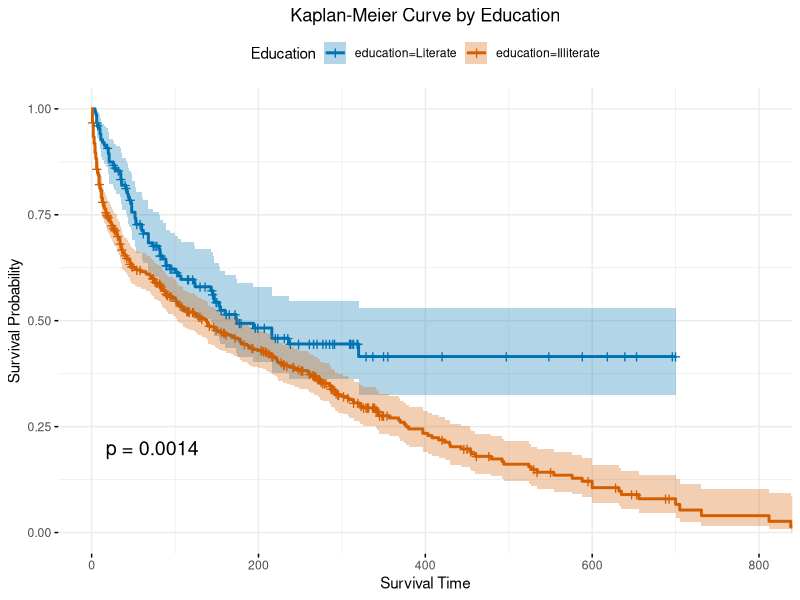
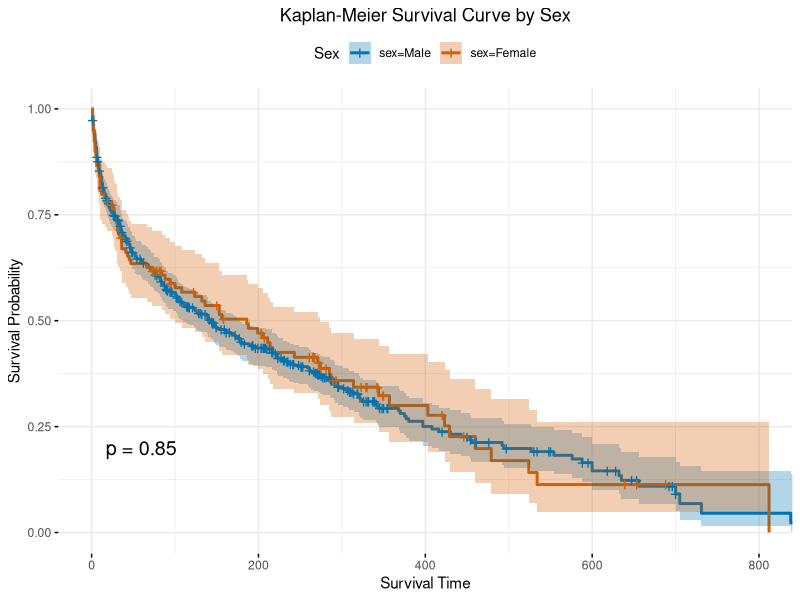
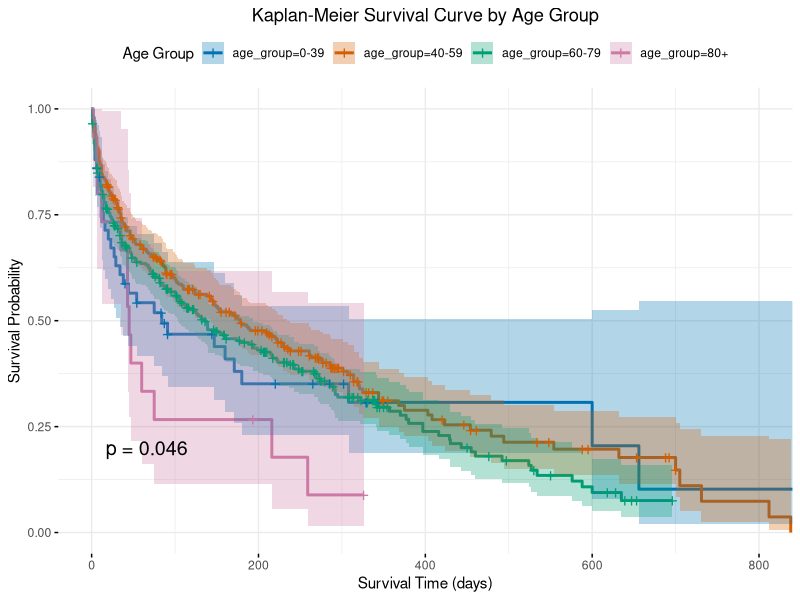
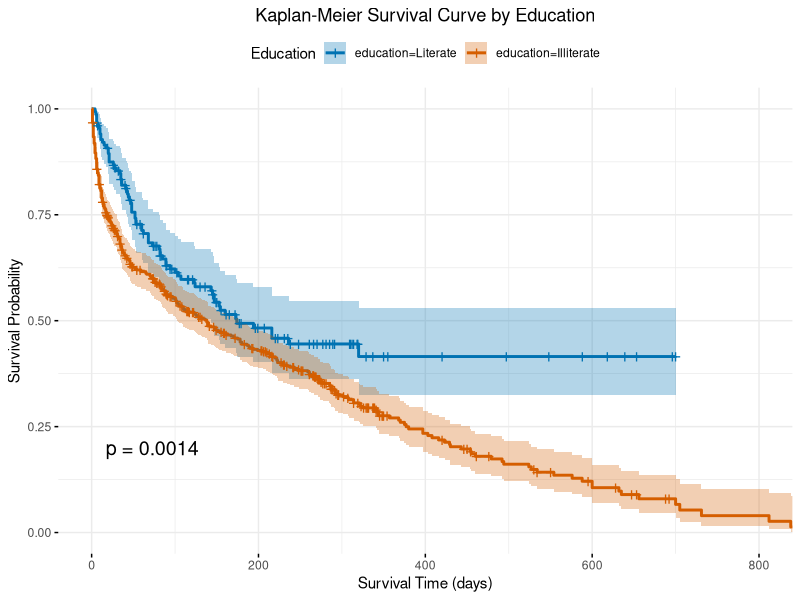
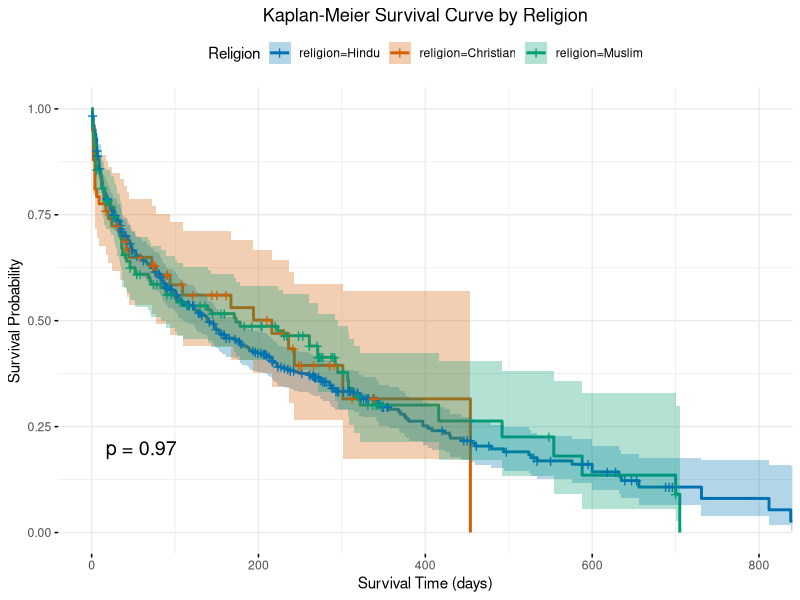
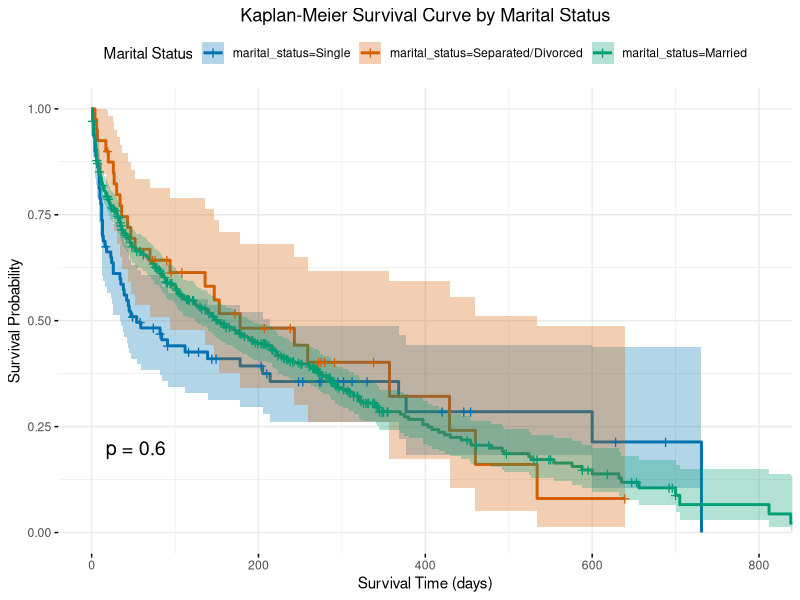
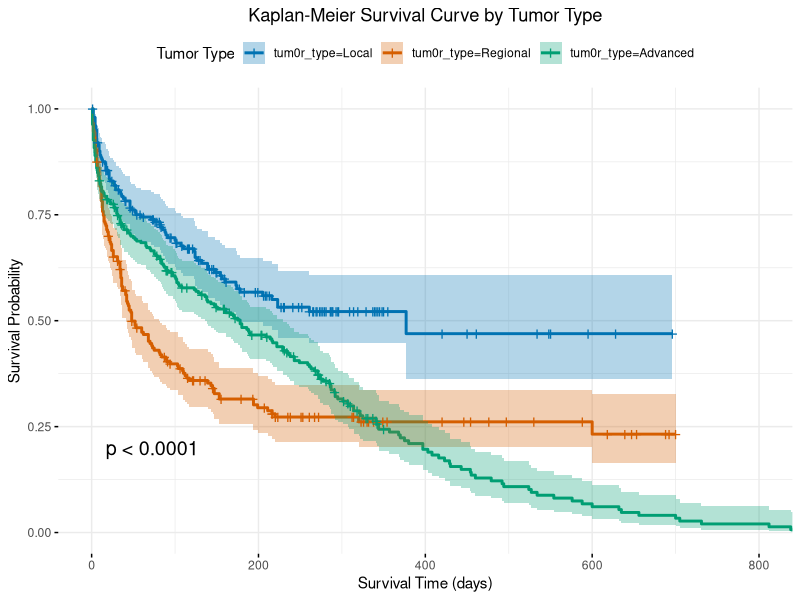
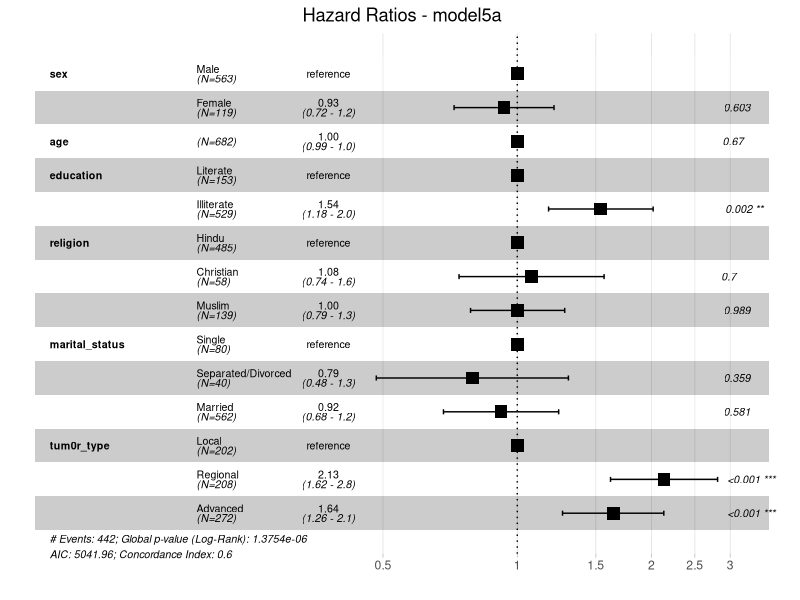

These figures' R source, in order:
# 1. Load Required Libraries -----------------------------------
library(survival)    # Survival analysis functions
library(dplyr)       # Data manipulation and summarization
library(car)         # For Anova tests
library(survminer)   # For Kaplan-Meier and forest plots

# 2. Load Data -------------------------------------------------
setwd("/Users/sushmavuppala/Desktop/PROJECTS/survival_analysis")
mydata <- read.csv("data/bombay_lung_cancer.csv")
str(mydata) 

# 3. Data Preparation -------------------------------------------
mydata$sex <- factor(mydata$sex, levels = c(1, 2), labels = c("Male", "Female"))
mydata$education <- factor(mydata$education, levels = c(1, 2), labels = c("Literate", "Illiterate"))
mydata$religion <- factor(mydata$religion, levels = c(1, 2, 3), labels = c("Hindu", "Christian", "Muslim"))
mydata$marital_status <- factor(mydata$marital_status, levels = c(1, 2, 3), labels = c("Single", "Separated/Divorced", "Married"))
mydata$tum0r_type <- factor(mydata$tum0r_type, levels = c(1, 2, 3), labels = c("Local", "Regional", "Advanced"))

mydata$event <- 1 - mydata$censored  # Event indicator


# 4. Descriptive Statistics -------------------------------------

# 4.1 Continuous variables (surv_time, age)
continuous_summary <- mydata %>%
  summarize(
    n_surv_time = sum(!is.na(surv_time)),
    nmiss_surv_time = sum(is.na(surv_time)),
    Median_surv_time = median(surv_time, na.rm = TRUE),
    p25_surv_time = quantile(surv_time, 0.25, na.rm = TRUE),
    p75_surv_time = quantile(surv_time, 0.75, na.rm = TRUE),
    Min_surv_time = min(surv_time, na.rm = TRUE),
    Max_surv_time = max(surv_time, na.rm = TRUE),
    n_age = sum(!is.na(age)),
    nmiss_age = sum(is.na(age)),
    Median_age = median(age, na.rm = TRUE),
    p25_age = quantile(age, 0.25, na.rm = TRUE),
    p75_age = quantile(age, 0.75, na.rm = TRUE),
    Min_age = min(age, na.rm = TRUE),
    Max_age = max(age, na.rm = TRUE)
  )
print(continuous_summary)

# 4.2 Categorical variables
categorical_summary <- mydata %>%
  summarize(
    sex_freq = list(table(sex)),
    sex_prop = list(prop.table(table(sex))),
    education_freq = list(table(education)),
    education_prop = list(prop.table(table(education))),
    religion_freq = list(table(religion)),
    religion_prop = list(prop.table(table(religion))),
    marital_status_freq = list(table(marital_status)),
    marital_status_prop = list(prop.table(table(marital_status))),
    tum0r_type_freq = list(table(tum0r_type)),
    tum0r_type_prop = list(prop.table(table(tum0r_type))),
    censored_freq = list(table(censored)),
    censored_prop = list(prop.table(table(censored)))
  )
print(categorical_summary)

# 4.3 Continuous variables summarized by categorical variables
summary_by_group <- function(data, group_var) {
  data %>%
    group_by({{group_var}}) %>%
    summarize(
      n_surv_time = sum(!is.na(surv_time)),
      nmiss_surv_time = sum(is.na(surv_time)),
      Median_surv_time = median(surv_time, na.rm = TRUE),
      p25_surv_time = quantile(surv_time, 0.25, na.rm = TRUE),
      p75_surv_time = quantile(surv_time, 0.75, na.rm = TRUE),
      Min_surv_time = min(surv_time, na.rm = TRUE),
      Max_surv_time = max(surv_time, na.rm = TRUE),
      n_age = sum(!is.na(age)),
      nmiss_age = sum(is.na(age)),
      Median_age = median(age, na.rm = TRUE),
      p25_age = quantile(age, 0.25, na.rm = TRUE),
      p75_age = quantile(age, 0.75, na.rm = TRUE),
      Min_age = min(age, na.rm = TRUE),
      Max_age = max(age, na.rm = TRUE)
    )
}

sex_summary <- summary_by_group(mydata, sex)
education_summary <- summary_by_group(mydata, education)
religion_summary <- summary_by_group(mydata, religion)
marital_status_summary <- summary_by_group(mydata, marital_status)
tum0r_type_summary <- summary_by_group(mydata, tum0r_type)
censored_summary <- summary_by_group(mydata, censored)

print(sex_summary)
print(education_summary)
print(religion_summary)
print(marital_status_summary)
print(tum0r_type_summary)
print(censored_summary)

# Create output directories 
if (!dir.exists("output")) dir.create("output")

# Tables
if (!dir.exists("output/tables")) dir.create("output/tables")
if (!dir.exists("output/tables/summary")) dir.create("output/tables/summary")
if (!dir.exists("output/tables/anova")) dir.create("output/tables/anova")
if (!dir.exists("output/tables/PH_tests")) dir.create("output/tables/PH_tests")

# Plots
if (!dir.exists("output/plots")) dir.create("output/plots")
if (!dir.exists("output/plots/KM")) dir.create("output/plots/KM")
if (!dir.exists("output/plots/Forest")) dir.create("output/plots/Forest")
if (!dir.exists("output/plots/PH")) dir.create("output/plots/PH")

# 5. Cox Proportional Hazards Model and Kaplan-Meier Plots -------

# 5.1 Cox model with education only
model1 <- coxph(Surv(surv_time, event) ~ education, ties = "breslow", data = mydata)
capture.output(summary(model1), file = "output/tables/summary/model1_education_summary.txt")
capture.output(round(Anova(model1, type = 3), 4), file = "output/tables/anova/model1_education_Anova.txt")

# Kaplan-Meier curve by education
km1 <- survfit(Surv(surv_time, event) ~ education, data = mydata)

plot1 <- ggsurvplot(
  km1,
  data = mydata,
  pval = TRUE,
  conf.int = TRUE,
  title = "Kaplan-Meier Curve by Education",
  xlab = "Survival Time",
  ylab = "Survival Probability",
  legend.title = "Education",
  palette = c("#0072B2", "#D55E00"),   # Nice clean colors
  ggtheme = theme_minimal() +
    theme(plot.title = element_text(hjust = 0.5))  # Center title
)

print(plot1)
ggsave("output/plots/KM/KM_plot_education.png", plot = plot1$plot, width = 7, height = 5)

# PH test
ph_test1 <- cox.zph(model1)
capture.output(ph_test1, file = "output/tables/PH_tests/PH_test_model1.txt")
png("output/plots/PH/PH_Schoenfeld_residuals_model1.png", width = 800, height = 600)
plot(ph_test1)
dev.off()

# 5.2 Time-dependent covariate Cox model for education
cut.points <- unique(mydata$surv_time[mydata$event == 1])
mydata2 <- survSplit(data = mydata, cut = cut.points, end = "surv_time", start = "start_time", event = "event")
mydata2$education_num <- as.numeric(mydata2$education)
mydata2$x2 <- mydata2$education_num * mydata2$start_time
mydata2$x3 <- mydata2$education_num * mydata2$surv_time

model2 <- coxph(Surv(start_time, surv_time, event) ~ education + x2 + x3, data = mydata2)
capture.output(summary(model2), file = "output/tables/summary/model2_time_dependent_summary.txt")
capture.output(round(Anova(model2, type = 3), 4), file = "output/tables/anova/model2_time_dependent_Anova.txt")


# PH test
ph_test2 <- cox.zph(model2)
capture.output(ph_test2, file = "output/tables/PH_tests/PH_test_model2.txt")
png("output/plots/PH/PH_Schoenfeld_residuals_model2.png", width = 800, height = 600)
plot(ph_test2)
dev.off()


# 6. Univariate Cox models for all variables  ------------------

mydata$event <- 1 - mydata$censored

#I. Sex
# Cox model for sex
model_sex <- coxph(Surv(surv_time, event) ~ sex, ties = "breslow", data = mydata)
capture.output(summary(model_sex), file = "output/tables/summary/cox_summary_sex.txt")
capture.output(round(Anova(model_sex, type = 3), 4), file = "output/tables/anova/cox_anova_sex.txt")

# KM plot for sex
km_sex <- survfit(Surv(surv_time, event) ~ sex, data = mydata)
p_sex <- ggsurvplot(
  km_sex,
  data = mydata,
  pval = TRUE,
  conf.int = TRUE,
  xlab = "Survival Time",
  ylab = "Survival Probability",
  title = "Kaplan-Meier Survival Curve by Sex",
  legend.title = "Sex",
  palette = c("#0072B2", "#D55E00"),   
  ggtheme = theme_minimal() + theme(plot.title = element_text(hjust = 0.5)) 
)

print(p_sex)
ggsave("output/plots/KM/KM_plot_sex.png", plot = p_sex$plot, width = 7, height = 5)



#II. Age
# Cox model
model_age <- coxph(Surv(surv_time, event) ~ age, data = mydata)
capture.output(summary(model_age), file = "output/tables/summary/cox_summary_age.txt")
capture.output(round(Anova(model_age, type = 3), 4), file = "output/tables/anova/cox_anova_age.txt")

# KM plot by age group
mydata$age_group <- cut(mydata$age, breaks = c(0,40,60,80,100), right = FALSE,
                        labels = c("0-39", "40-59", "60-79", "80+"))
km_age <- survfit(Surv(surv_time, event) ~ age_group, data = mydata)
p_age <- ggsurvplot(
  km_age,
  data = mydata,
  pval = TRUE,
  conf.int = TRUE,
  xlab = "Survival Time (days)",
  ylab = "Survival Probability",
  title = "Kaplan-Meier Survival Curve by Age Group",
  legend.title = "Age Group",
  palette = c("#0072B2", "#D55E00", "#009E73", "#CC79A7"),
  ggtheme = theme_minimal() + theme(plot.title = element_text(hjust = 0.5))
)
print(p_age)
ggsave("output/plots/KM/KM_plot_age.png", plot = p_age$plot, width = 7, height = 5)


#III. Education 
# Cox model for education
model_education <- coxph(Surv(surv_time, event) ~ education, data = mydata)
capture.output(summary(model_education), file = "output/tables/summary/cox_summary_education.txt")
capture.output(round(Anova(model_education, type = 3), 4), file = "output/tables/anova/cox_anova_education.txt")

# KM plot by education
km_education <- survfit(Surv(surv_time, event) ~ education, data = mydata)
p_education <- ggsurvplot(
  km_education,
  data = mydata,
  pval = TRUE,
  conf.int = TRUE,
  xlab = "Survival Time (days)",
  ylab = "Survival Probability",
  title = "Kaplan-Meier Survival Curve by Education",
  legend.title = "Education",
  palette = c("#0072B2", "#D55E00"),
  ggtheme = theme_minimal() + theme(plot.title = element_text(hjust = 0.5))
)

print(p_education)
ggsave("output/plots/KM/KM_plot_education.png", plot = p_education$plot, width = 7, height = 5)

#IV. Religion
# Cox model for religion
model_religion <- coxph(Surv(surv_time, event) ~ religion, data = mydata)
capture.output(summary(model_religion), file = "output/tables/summary/cox_summary_religion.txt")
capture.output(round(Anova(model_religion, type = 3), 4), file = "output/tables/anova/cox_anova_religion.txt")

# KM plot by religion
km_religion <- survfit(Surv(surv_time, event) ~ religion, data = mydata)
p_religion <- ggsurvplot(
  km_religion,
  data = mydata,
  pval = TRUE,
  conf.int = TRUE,
  xlab = "Survival Time (days)",
  ylab = "Survival Probability",
  title = "Kaplan-Meier Survival Curve by Religion",
  legend.title = "Religion",
  palette = c("#0072B2", "#D55E00", "#009E73"),
  ggtheme = theme_minimal() + theme(plot.title = element_text(hjust = 0.5))
)
print(p_religion)
ggsave("output/plots/KM/KM_plot_religion.png", plot = p_religion$plot, width = 7, height = 5)


#V.For martial status
# Cox model for marital_status
model_marital <- coxph(Surv(surv_time, event) ~ marital_status, data = mydata)
capture.output(summary(model_marital), file = "output/tables/summary/cox_summary_marital_status.txt")
capture.output(round(Anova(model_marital, type = 3), 4), file = "output/tables/anova/cox_anova_marital_status.txt")


# KM plot for marital_status
km_marital <- survfit(Surv(surv_time, event) ~ marital_status, data = mydata)
p_marital <- ggsurvplot(
  km_marital,
  data = mydata,
  pval = TRUE,
  conf.int = TRUE,
  xlab = "Survival Time (days)",
  ylab = "Survival Probability",
  title = "Kaplan-Meier Survival Curve by Marital Status",
  legend.title = "Marital Status",
  palette = c("#0072B2", "#D55E00", "#009E73"),
  ggtheme = theme_minimal() + theme(plot.title = element_text(hjust = 0.5))
)
print(p_marital)
ggsave("output/plots/KM/KM_plot_marital_status.png", plot = p_marital$plot, width = 7, height = 5)


#VI.For tumor type
# Cox model for tum0r_type
model_tumor <- coxph(Surv(surv_time, event) ~ tum0r_type, data = mydata)
capture.output(summary(model_tumor), file = "output/tables/summary/cox_summary_tumor_type.txt")
capture.output(round(Anova(model_tumor, type = 3), 4), file = "output/tables/anova/cox_anova_tumor_type.txt")


# KM plot for tum0r_type
km_tumor <- survfit(Surv(surv_time, event) ~ tum0r_type, data = mydata)
p_tumor <- ggsurvplot(
  km_tumor,
  data = mydata,
  pval = TRUE,
  conf.int = TRUE,
  xlab = "Survival Time (days)",
  ylab = "Survival Probability",
  title = "Kaplan-Meier Survival Curve by Tumor Type",
  legend.title = "Tumor Type",
  palette = c("#0072B2", "#D55E00", "#009E73"),
  ggtheme = theme_minimal() + theme(plot.title = element_text(hjust = 0.5))
)
print(p_tumor)
ggsave("output/plots/KM/KM_plot_tumor_type.png", plot = p_tumor$plot, width = 7, height = 5)



# 7. Multivariable Cox Model  ---------------------------------
# Fit Cox model with all variables
model4 <- coxph(Surv(surv_time, event) ~ sex + age + education + religion + marital_status + tum0r_type,
                ties = "breslow", data = mydata)
capture.output(summary(model4), file="output/tables/summary/model4_all_vars_summary.txt")
capture.output(round(Anova(model4, type=3), 4), file="output/tables/anova/model4_all_vars_Anova.txt")


# PH test
ph_test4 <- cox.zph(model4)
capture.output(ph_test4, file="output/tables/PH_tests/Model4_PH_test.txt")
png("output/plots/PH/PH_Assumption_Model4.png", width=800, height=600)
plot(ph_test4)
dev.off()

# Forest plot
forest_plot4 <- ggforest(
  model4,
  data = mydata,
  main = "Hazard Ratios - Full Model (Model4)",
  cpositions = c(0.02,0.22,0.4),
  fontsize = 0.7,
  refLabel = "HR = 1",
  noDigits = 2
)
ggsave("output/plots/Forest/Forest_plot_Model4.png", forest_plot4, width=8, height=6)

       
# 8. Nested Models for Model Selection  ------------------------

# 8.1 Full model (model5a)
model5a <- coxph(Surv(surv_time, event) ~ sex + age + education + religion + marital_status + tum0r_type, data = mydata)
capture.output(summary(model5a), file = "output/tables/summary/model5a_full_model_summary.txt")
capture.output(round(Anova(model5a, type = 3), 4), file = "output/tables/anova/model5a_full_model_Anova.txt")

# PH assumption & plot
test_ph5a <- cox.zph(model5a)
capture.output(test_ph5a, file = "output/tables/PH_tests/PH_Assumption_model5a.txt")
png("output/plots/PH/PH_Assumption_model5a.png", width = 800, height = 600)
plot(test_ph5a)
dev.off()

ggforest(model5a, data = mydata, main = "Hazard Ratios - model5a")
ggsave("output/plots/Forest/Forest_plot_model5a.png", width = 8, height = 6)

# 8.2 Model without sex (model5b)
model5b <- coxph(Surv(surv_time, event) ~ age + education + religion + marital_status + tum0r_type, data = mydata)
capture.output(summary(model5b), file = "output/tables/summary/model5b_no_sex_summary.txt")
capture.output(round(Anova(model5b, type = 3), 4), file = "output/tables/anova/model5b_no_sex_Anova.txt")

# PH assumption & plot
test_ph5b <- cox.zph(model5b)
capture.output(test_ph5b, file = "output/tables/PH_tests/PH_Assumption_model5b.txt")
png("output/plots/PH/PH_Assumption_model5b.png", width = 800, height = 600)
plot(test_ph5b)
dev.off()

ggforest(model5b, data = mydata, main = "Hazard Ratios - model5b")
ggsave("output/plots/Forest/Forest_plot_model5b.png", width = 8, height = 6)

# 8.3 Model with education, marital_status, tum0r_type only (model5c)
model5c <- coxph(Surv(surv_time, event) ~ education + marital_status + tum0r_type, data = mydata)
capture.output(summary(model5c), file = "output/tables/summary/model5c_summary.txt")
capture.output(round(Anova(model5c, type = 3), 4), file = "output/tables/anova/model5c_Anova.txt")

ggforest(model5c, data = mydata, main = "Hazard Ratios - model5c")
ggsave("output/plots/Forest/Forest_plot_model5c.png", width = 8, height = 6)

# 8.4 Model with education and tum0r_type only (model5d)
model5d <- coxph(Surv(surv_time, event) ~ education + tum0r_type, data = mydata)
capture.output(summary(model5d), file = "output/tables/summary/model5d_summary.txt")
capture.output(round(Anova(model5d, type = 3), 4), file = "output/tables/anova/model5d_Anova.txt")

ggforest(model5d, data = mydata, main = "Hazard Ratios - model5d")
ggsave("output/plots/Forest/Forest_plot_model5d.png", width = 8, height = 6)

